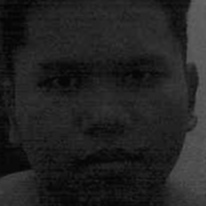
#> input picture dataset/Person-1-1.jpg, 206 x 206 px, given in place of the camera
$ python face_create_dataset.py
#> lines starting #> are read from the running program, lines starting #| are printed output that depends on the picture; after the words box and inside, x2 and y2 are one past the last pixel; in counts of white or black regions, pixels touching at a corner belong together
import cv2
import os

faceCascade = cv2.CascadeClassifier("haarcascade_frontalface_default.xml")
cap = cv2.VideoCapture(0)
dataset_path = "dataset/"

if not os.path.exists(dataset_path):
    os.mkdir(dataset_path)

person_id = int(input("Masukkan ID Orang (misal: 1, 2, 3): ")) # id for person that we will detect, input for different person
#> the answer given: 1
count = 0 # count for image name id
while True:
    _, frame = cap.read()
#> frame is the input picture: shape (206, 206, 3); min 1, max 101, mean 34.1
    gray = cv2.cvtColor(frame, cv2.COLOR_BGR2GRAY)
    gray = cv2.GaussianBlur(gray, (3,3), 0)
    faces = faceCascade.detectMultiScale(frame, scaleFactor= 1.1,
                                         minNeighbors=5, minSize=(30,30))
#> faces = [[10, 10, 186, 186]]

    for (x,y,w,h) in faces:
        cv2.rectangle(frame, (x,y), (x+w, y+h), (255,0,0), 2)
        count+=1
        cv2.imwrite(dataset_path+"Person-"+str(person_id)
                    +"-"+str(count)+".jpg", gray[y:y+h, x:x+w])
#> this loop made 1 pass
#> (x, y, w, h, count) on pass 1: (10, 10, 186, 186, 1)
#> pass 1, `cv2.imwrite(dataset_path+"Person-"+str(person_id) +"-"+str(count)+".jp..`:
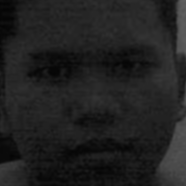
#> saved as Person-1-1.jpg: shape (186, 186); min 5, max 95, mean 32.8
#> after the loop:
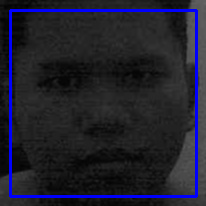
#> frame: shape (206, 206, 3); 5.25% of pixels changed, all inside (x1, y1, x2, y2) = (9, 9, 198, 198)
#> after the loop, count = 1

    cv2.imshow("Camera", frame)

    if cv2.waitKey(1) == ord('q'):
#> (key q is pressed here)
        break
    elif count == 50: # stop when 50 photos have been taken
        break

cap.release()
cv2.destroyAllWindows()

$ run again, on dataset/Person-1-11.jpg
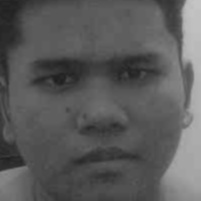
#> input picture dataset/Person-1-11.jpg, 201 x 201 px, given in place of the camera
#> frame is the input picture: shape (201, 201, 3); min 29, max 197, mean 90.4
#> faces = [[12, 8, 179, 179]]
#> the loop `for (x,y,w,h) in faces:` made 1 pass
#> (x, y, w, h, count) on pass 1: (12, 8, 179, 179, 1)
#> pass 1, `cv2.imwrite(dataset_path+"Person-"+str(person_id) +"-"+str(count)+".jp..`:
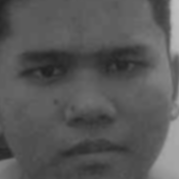
#> saved as Person-1-1.jpg: shape (179, 179); min 32, max 193, mean 87.8
#> after the loop `for (x,y,w,h) in faces:`:
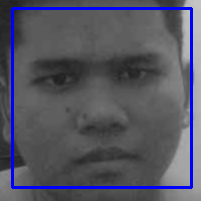
#> frame: shape (201, 201, 3); 5.31% of pixels changed, all inside (x1, y1, x2, y2) = (11, 7, 193, 189)
#> after the loop `for (x,y,w,h) in faces:`: count = 1
